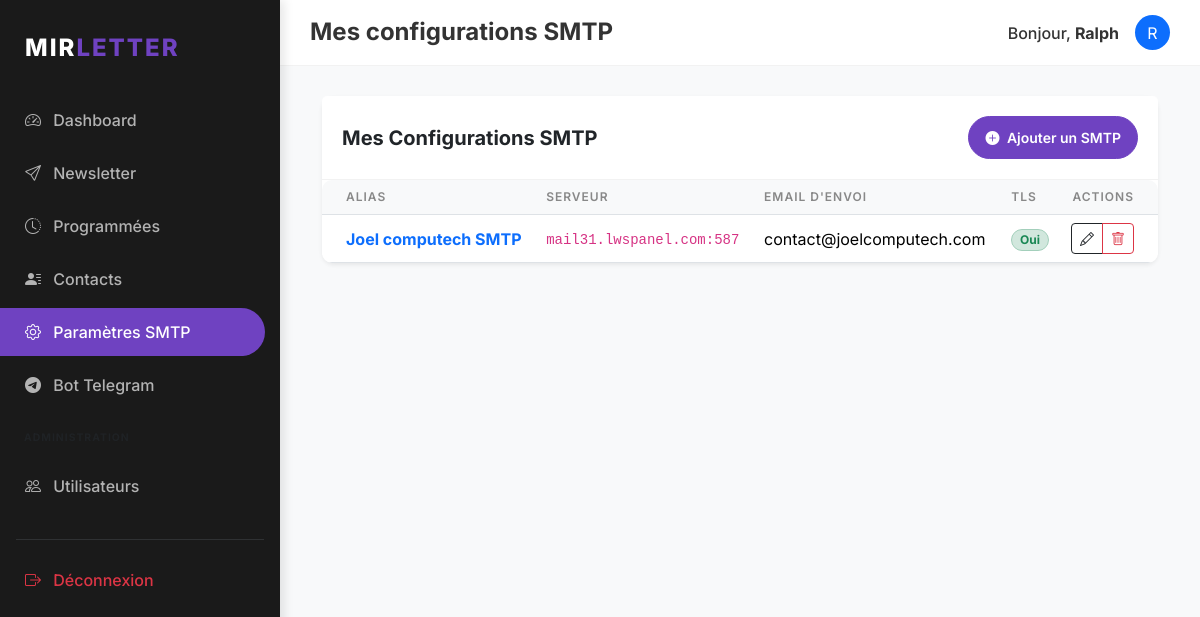
/settings/smtp (signed in), run on the app's committed database.
### models/user.py (models this page shows, shortened)
class User(db.Model, UserMixin):
    __tablename__ = 'users'
    id = db.Column(db.Integer, primary_key=True)
    username = db.Column(db.String(64), unique=True, nullable=False, index=True)
    password_hash = db.Column(db.String(128), nullable=False)
    role = db.Column(db.String(20), default='user') # 'superadmin' or 'user'
    smtp_configs = db.relationship('SMTPConfig', backref='user', lazy='dynamic', cascade='all, delete-orphan')
    contacts = db.relationship('Contact', backref='owner', lazy='dynamic', cascade='all, delete-orphan')
    groups = db.relationship('Group', backref='owner', lazy='dynamic', cascade='all, delete-orphan')
    sent_emails = db.relationship('SentEmail', backref='user', lazy='dynamic', cascade='all, delete-orphan')
    telegram_links = db.relationship('TelegramLink', backref='user', lazy='dynamic', cascade='all, delete-orphan')
    telegram_link_codes = db.relationship('TelegramLinkCode', backref='user', lazy='dynamic', cascade='all, delete-orphan')
    scheduled_newsletters = db.relationship('ScheduledNewsletter', backref='user', lazy='dynamic', cascade='all, delete-orphan')

### models/smtp.py (models this page shows, shortened)
class SMTPConfig(db.Model):
    __tablename__ = 'smtp_configs'
    id = db.Column(db.Integer, primary_key=True)
    user_id = db.Column(db.Integer, db.ForeignKey('users.id'), nullable=False)
    alias = db.Column(db.String(64), nullable=False) # Nom pour l'utilisateur
    server = db.Column(db.String(128), nullable=False)
    port = db.Column(db.Integer, nullable=False, default=587)
    email = db.Column(db.String(128), nullable=False)
    encrypted_password = db.Column(db.String(256), nullable=False)
    use_tls = db.Column(db.Boolean, default=True)

### routes/settings.py (the view)
@settings.route('/smtp')
@login_required
def list_smtp():
    configs = SMTPConfig.query.filter_by(user_id=current_user.id).all()
    return render_template('settings/list_smtp.html', title='Mes configurations SMTP', configs=configs)

### models/user.py (called while the page is built)
@login_manager.user_loader
def load_user(user_id):
    return User.query.get(int(user_id))

### templates/settings/list_smtp.html (shortened to what this page needs)
{% extends "base.html" %}
{% block content %}
<div class="card border-0 shadow-sm">
    <div class="card-header bg-white d-flex justify-content-between align-items-center">
        <h5 class="m-0 fw-bold">Mes Configurations SMTP</h5>
        <a href="{{ url_for('settings.add_smtp') }}" class="btn btn-primary btn-sm rounded-pill px-3">
            <i class="bi bi-plus-circle-fill me-1"></i> Ajouter un SMTP
        </a>
    </div>
    <div class="card-body p-0">
        <div class="table-responsive">
            <table class="table table-hover align-middle mb-0">
                <thead>
                    <tr>
                        <th class="ps-4">Alias</th>
                        <th>Serveur</th>
                        <th>Email d'envoi</th>
                        <th>TLS</th>
                        <th class="pe-4 text-end">Actions</th>
                    </tr>
                </thead>
                <tbody>
                    {% for config in configs %}
                    <tr>
                        <td class="ps-4 fw-bold text-primary">{{ config.alias }}</td>
                        <td><code>{{ config.server }}:{{ config.port }}</code></td>
                        <td>{{ config.email }}</td>
                        <td>
                            {% if config.use_tls %}
                            <span class="badge bg-success-subtle text-success border border-success-subtle rounded-pill">Oui</span>
                            {% else %}
                            <span class="badge bg-secondary-subtle text-secondary border border-secondary-subtle rounded-pill">Non</span>
                            {% endif %}
                        </td>
                        <td class="pe-4 text-end">
                            <div class="btn-group">
                                <a href="{{ url_for('settings.edit_smtp', id=config.id) }}" class="btn btn-sm btn-outline-dark">
                                    <i class="bi bi-pencil"></i>
                                </a>
                                <button type="button" class="btn btn-sm btn-outline-danger"
                                        onclick="confirmDeleteSMTP({{ config.id }}, '{{ config.alias }}')">
                                    <i class="bi bi-trash"></i>
                                </button>
                            </div>
                        </td>
                    </tr>
                    {% endfor %}
                </tbody>
            </table>
        </div>
    </div>
</div>
{% endblock %}

### templates/base.html (shortened to what this page needs)
<!DOCTYPE html>
<html lang="fr">
<head>
    {{ bootstrap.load_css() }}
    <link rel="stylesheet" href="{{ url_for('static', filename='css/style.css') }}">
    <link rel="stylesheet" href="https://cdn.jsdelivr.net/npm/bootstrap-icons@1.11.1/font/bootstrap-icons.css">
</head>
<body>
    {% if current_user.is_authenticated %}
    <div class="sidebar">
        <div class="sidebar-brand">
            MIR<span>LETTER</span>
        </div>
        <nav class="nav flex-column">
            <a class="nav-link {{ 'active' if request.endpoint == 'main.dashboard' }}" href="{{ url_for('main.dashboard') }}">
                <i class="bi bi-speedometer2 me-2"></i> Dashboard
            </a>
            <a class="nav-link {{ 'active' if request.endpoint in ('newsletter.compose', 'newsletter.history') }}" href="{{ url_for('newsletter.compose') }}">
                <i class="bi bi-send me-2"></i> Newsletter
            </a>
            <a class="nav-link {{ 'active' if request.endpoint in ('newsletter.scheduled',) }}" href="{{ url_for('newsletter.scheduled') }}">
                <i class="bi bi-clock-history me-2"></i> Programmées
            </a>
            <a class="nav-link {{ 'active' if 'contacts' in request.endpoint }}" href="{{ url_for('contacts.list_contacts') }}">
                <i class="bi bi-person-lines-fill me-2"></i> Contacts
            </a>
            <a class="nav-link {{ 'active' if 'settings' in request.endpoint and 'telegram' not in request.endpoint }}" href="{{ url_for('settings.list_smtp') }}">
                <i class="bi bi-gear me-2"></i> Paramètres SMTP
            </a>
            <a class="nav-link {{ 'active' if 'telegram' in request.endpoint }}" href="{{ url_for('settings.telegram') }}">
                <i class="bi bi-telegram me-2"></i> Bot Telegram
            </a>
            {% if current_user.role == 'superadmin' %}
            <div class="px-4 py-3 text-uppercase small fw-bold text-muted" style="font-size: 0.65rem; letter-spacing: 1px;">Administration</div>
            <a class="nav-link {{ 'active' if 'admin' in request.endpoint }}" href="{{ url_for('admin.list_users') }}">
                <i class="bi bi-people me-2"></i> Utilisateurs
            </a>
            {% endif %}
            <hr class="mx-3 border-secondary opacity-25 mt-4">
            <a class="nav-link text-danger" href="{{ url_for('auth.logout') }}">
                <i class="bi bi-box-arrow-right me-2"></i> Déconnexion
            </a>
        </nav>
    </div>
    <nav class="top-navbar d-flex justify-content-between align-items-center">
        <h4 class="m-0 fw-bold">{{ title }}</h4>
        <div class="user-info d-flex align-items-center">
            <span class="me-3 fw-medium">Bonjour, <strong>{{ current_user.username }}</strong></span>
            <div class="bg-primary rounded-circle d-flex align-items-center justify-content-center text-white" style="width: 35px; height: 35px;">
                {{ current_user.username[0].upper() }}
            </div>
        </div>
    </nav>
    {% endif %}
    <div class="{% if current_user.is_authenticated %}main-content{% endif %}">
        <div class="container-fluid">
            {% block content %}{% endblock %}
        </div>
    </div>
</body>
</html>

### static/css/style.css (style rules this page uses)
:root { --primary-color: #6f42c1; --secondary-color: #8a2be2; --dark-bg: #1a1a1a; --darker-bg: #121212; --light-text: #ffffff; --gray-text: #b3b3b3; --sidebar-width: 280px; }
body { font-family: 'Inter', -apple-system, BlinkMacSystemFont, "Segoe UI", Roboto, sans-serif; background-color: #f8f9fa; color: #333; }
.sidebar { position: fixed; top: 0; bottom: 0; left: 0; z-index: 100; width: var(--sidebar-width); padding: 20px 0; background-color: var(--dark-bg); color: var(--light-text); box-shadow: 4px 0 10px rgba(0,0,0,0.1); }
.sidebar .nav-link { color: var(--gray-text); padding: 12px 25px; font-weight: 500; border-radius: 0 50px 50px 0; margin-right: 15px; margin-bottom: 5px; transition: all 0.3s; }
.sidebar .nav-link.active { color: var(--light-text); background-color: var(--primary-color); }
.sidebar-brand { padding: 10px 25px 30px; font-size: 1.5rem; font-weight: 800; letter-spacing: 2px; color: var(--light-text); text-transform: uppercase; }
.sidebar-brand span { color: var(--primary-color); }
.main-content { margin-left: var(--sidebar-width); padding: 30px; }
.card { border: none; border-radius: 12px; box-shadow: 0 5px 15px rgba(0,0,0,0.05); margin-bottom: 25px; }
.card-header { background-color: transparent; border-bottom: 1px solid rgba(0,0,0,0.05); padding: 20px; font-weight: 700; }
.btn-primary { background-color: var(--primary-color); border-color: var(--primary-color); padding: 10px 25px; border-radius: 8px; font-weight: 600; }
.top-navbar { margin-left: var(--sidebar-width); background-color: white; padding: 15px 30px; border-bottom: 1px solid rgba(0,0,0,0.05); }
.table { border-radius: 10px; overflow: hidden; }
.table thead th { background-color: #f8f9fa; border-top: none; font-weight: 600; text-transform: uppercase; font-size: 0.75rem; letter-spacing: 1px; color: #888; }

### data on the page
User: username "Ralph", username "R"
SMTPConfig: alias "Joel computech SMTP", server "mail31.lwspanel.com", port "587", email "contact@joelcomputech.com", use_tls "Oui"

### other printed values
{{ title }} "Mes configurations SMTP"
